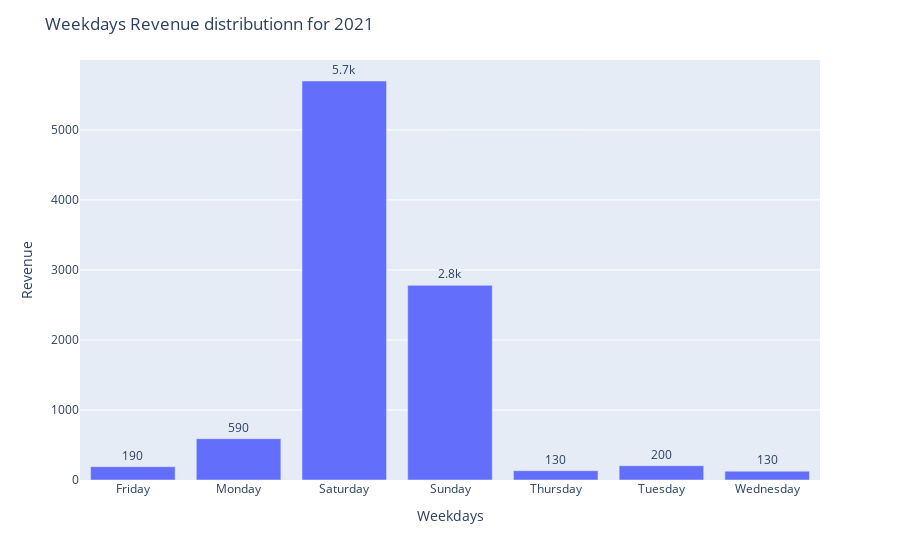

Notebook code cell kept with this figure:
### Code cell
#Plotting Weekdays Revenue distribution for 2021

fig = px.bar(x=weekday_2021.index, y=weekday_2021['Revenue'],text=round(weekday_2021['Revenue']))
fig.update_traces(texttemplate='%{text:.2s}', textposition='outside')
fig.update_xaxes(title= 'Weekdays',ticklen= 5,zeroline= False)
fig.update_yaxes(title= 'Revenue',ticklen= 5,zeroline= False) 
fig.update_layout(
    title_text='Weekdays Revenue distributionn for 2021')

fig.show()

### Figure 1 — Plotly figure (JSON) as saved in the notebook; plotly's stock layout.template omitted (floating-point values rounded to 4 significant figures)
{"data": [{"alignmentgroup": "True", "hovertemplate": "x=%{x}<br>y=%{y}<br>text=%{text}<extra></extra>", "legendgroup": "", "marker": {"color": "#636efa"}, "name": "", "offsetgroup": "", "orientation": "v", "showlegend": false, "text": [190, 591, 5698, 2780, 134, 204, 127], "textposition": "outside", "texttemplate": "%{text:.2s}", "type": "bar", "x": ["Friday", "Monday", "Saturday", "Sunday", "Thursday", "Tuesday", "Wednesday"], "xaxis": "x", "y": [190, 590.5, 5698.0, 2780.0, 133.5, 204.0, 126.6], "yaxis": "y"}], "layout": {"barmode": "relative", "legend": {"tracegroupgap": 0}, "margin": {"t": 60}, "title": {"text": "Weekdays Revenue distributionn for 2021"}, "xaxis": {"anchor": "y", "domain": [0, 1], "ticklen": 5, "title": {"text": "Weekdays"}, "zeroline": false}, "yaxis": {"anchor": "x", "domain": [0, 1], "ticklen": 5, "title": {"text": "Revenue"}, "zeroline": false}}}
